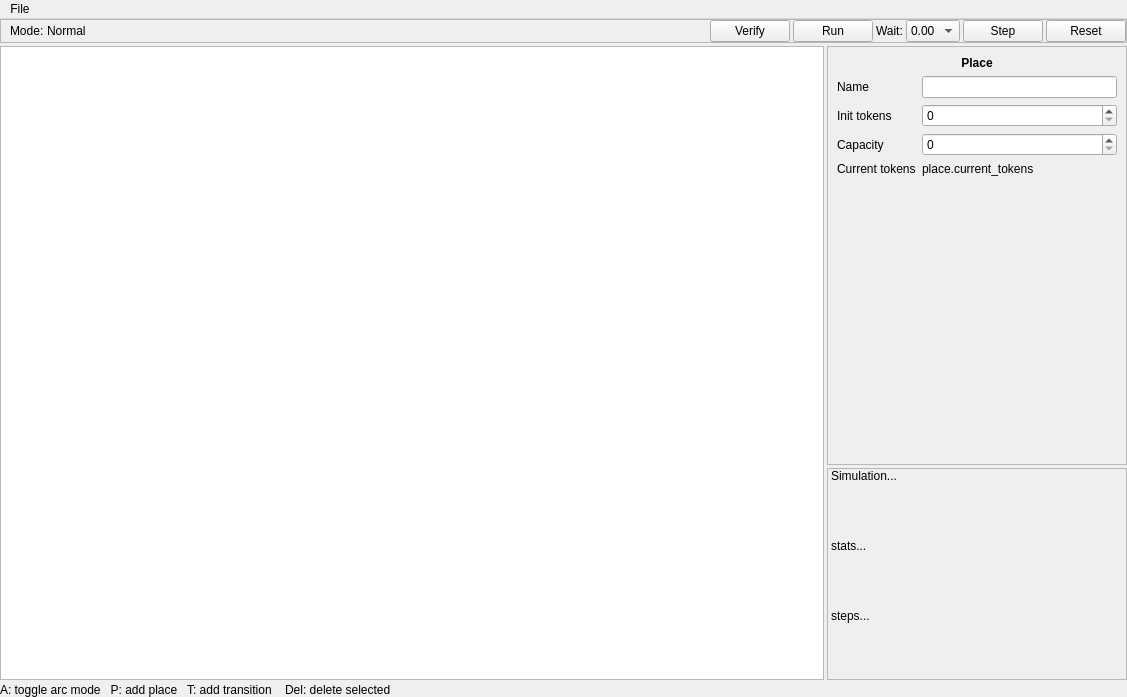
<?xml version="1.0" encoding="UTF-8"?>
<ui version="4.0">
 <class>MainWindow</class>
 <widget class="QMainWindow" name="MainWindow">
  <property name="geometry">
   <rect>
    <x>0</x>
    <y>0</y>
    <width>1127</width>
    <height>697</height>
   </rect>
  </property>
  <property name="windowTitle">
   <string>PetNetSim editor</string>
  </property>
  <widget class="QWidget" name="centralwidget">
   <layout class="QGridLayout" name="gridLayout">
    <property name="leftMargin">
     <number>0</number>
    </property>
    <property name="topMargin">
     <number>0</number>
    </property>
    <property name="rightMargin">
     <number>0</number>
    </property>
    <property name="bottomMargin">
     <number>0</number>
    </property>
    <property name="spacing">
     <number>3</number>
    </property>
    <item row="1" column="0" rowspan="2">
     <widget class="Editor" name="editor"/>
    </item>
    <item row="0" column="0" colspan="2">
     <widget class="QFrame" name="frame">
      <property name="frameShape">
       <enum>QFrame::StyledPanel</enum>
      </property>
      <property name="frameShadow">
       <enum>QFrame::Raised</enum>
      </property>
      <layout class="QHBoxLayout" name="horizontalLayout" stretch="0,1,0,0,0,0,0,0">
       <property name="spacing">
        <number>3</number>
       </property>
       <property name="topMargin">
        <number>0</number>
       </property>
       <property name="rightMargin">
        <number>0</number>
       </property>
       <property name="bottomMargin">
        <number>0</number>
       </property>
       <item>
        <widget class="QLabel" name="mode_t_label">
         <property name="text">
          <string>Mode:</string>
         </property>
        </widget>
       </item>
       <item>
        <widget class="QLabel" name="mode_label">
         <property name="text">
          <string>Normal</string>
         </property>
        </widget>
       </item>
       <item>
        <widget class="QPushButton" name="verify_pushButton">
         <property name="text">
          <string>Verify</string>
         </property>
        </widget>
       </item>
       <item>
        <widget class="QPushButton" name="simulation_run_pushButton">
         <property name="text">
          <string>Run</string>
         </property>
        </widget>
       </item>
       <item>
        <widget class="QLabel" name="sim_wait_label">
         <property name="sizePolicy">
          <sizepolicy hsizetype="Preferred" vsizetype="Preferred">
           <horstretch>0</horstretch>
           <verstretch>0</verstretch>
          </sizepolicy>
         </property>
         <property name="text">
          <string>Wait:</string>
         </property>
        </widget>
       </item>
       <item>
        <widget class="QComboBox" name="simulation_wait_comboBox">
         <item>
          <property name="text">
           <string>0.00</string>
          </property>
         </item>
         <item>
          <property name="text">
           <string>0.25</string>
          </property>
         </item>
         <item>
          <property name="text">
           <string>0.50</string>
          </property>
         </item>
         <item>
          <property name="text">
           <string>0.75</string>
          </property>
         </item>
         <item>
          <property name="text">
           <string>1.00</string>
          </property>
         </item>
         <item>
          <property name="text">
           <string>2.00</string>
          </property>
         </item>
         <item>
          <property name="text">
           <string>5.00</string>
          </property>
         </item>
        </widget>
       </item>
       <item>
        <widget class="QPushButton" name="simulation_step_pushButton">
         <property name="text">
          <string>Step</string>
         </property>
        </widget>
       </item>
       <item>
        <widget class="QPushButton" name="simulation_reset_pushButton">
         <property name="text">
          <string>Reset</string>
         </property>
        </widget>
       </item>
      </layout>
     </widget>
    </item>
    <item row="1" column="1">
     <widget class="ItemProperties" name="properties_stackedWidget">
      <property name="maximumSize">
       <size>
        <width>300</width>
        <height>16777215</height>
       </size>
      </property>
      <property name="frameShape">
       <enum>QFrame::StyledPanel</enum>
      </property>
      <property name="frameShadow">
       <enum>QFrame::Raised</enum>
      </property>
      <property name="currentIndex">
       <number>1</number>
      </property>
      <widget class="QWidget" name="empty_props_page">
       <layout class="QVBoxLayout" name="verticalLayout">
        <item>
         <widget class="QLabel" name="empty_props_label">
          <property name="text">
           <string>Nothing selected</string>
          </property>
          <property name="alignment">
           <set>Qt::AlignCenter</set>
          </property>
         </widget>
        </item>
       </layout>
      </widget>
      <widget class="QWidget" name="place_props_page">
       <layout class="QGridLayout" name="gridLayout_2" rowstretch="0,0,0,0,0,0">
        <item row="1" column="1">
         <widget class="QLineEdit" name="place_name_lineEdit"/>
        </item>
        <item row="2" column="0">
         <widget class="QLabel" name="label_2">
          <property name="text">
           <string>Init tokens</string>
          </property>
         </widget>
        </item>
        <item row="2" column="1">
         <widget class="QSpinBox" name="place_init_tokens_spinBox"/>
        </item>
        <item row="1" column="0">
         <widget class="QLabel" name="label">
          <property name="text">
           <string>Name</string>
          </property>
         </widget>
        </item>
        <item row="4" column="0">
         <widget class="QLabel" name="label_3">
          <property name="text">
           <string>Current tokens</string>
          </property>
         </widget>
        </item>
        <item row="0" column="0" colspan="2">
         <widget class="QLabel" name="label_5">
          <property name="sizePolicy">
           <sizepolicy hsizetype="Preferred" vsizetype="Fixed">
            <horstretch>0</horstretch>
            <verstretch>0</verstretch>
           </sizepolicy>
          </property>
          <property name="text">
           <string>&lt;b&gt;Place&lt;/b&gt;</string>
          </property>
          <property name="alignment">
           <set>Qt::AlignCenter</set>
          </property>
         </widget>
        </item>
        <item row="4" column="1">
         <widget class="QLabel" name="place_current_tokens_label">
          <property name="sizePolicy">
           <sizepolicy hsizetype="Preferred" vsizetype="Preferred">
            <horstretch>0</horstretch>
            <verstretch>0</verstretch>
           </sizepolicy>
          </property>
          <property name="text">
           <string>place.current_tokens</string>
          </property>
         </widget>
        </item>
        <item row="5" column="0" colspan="2">
         <spacer name="verticalSpacer">
          <property name="orientation">
           <enum>Qt::Vertical</enum>
          </property>
          <property name="sizeHint" stdset="0">
           <size>
            <width>20</width>
            <height>40</height>
           </size>
          </property>
         </spacer>
        </item>
        <item row="3" column="0">
         <widget class="QLabel" name="label_12">
          <property name="text">
           <string>Capacity</string>
          </property>
         </widget>
        </item>
        <item row="3" column="1">
         <widget class="QSpinBox" name="place_capacity_spinBox">
          <property name="maximum">
           <number>1000000000</number>
          </property>
         </widget>
        </item>
       </layout>
      </widget>
      <widget class="QWidget" name="transition_props_page">
       <layout class="QGridLayout" name="gridLayout_3">
        <item row="1" column="0">
         <widget class="QLabel" name="label_7">
          <property name="text">
           <string>Name</string>
          </property>
         </widget>
        </item>
        <item row="0" column="0" colspan="2">
         <widget class="QLabel" name="label_6">
          <property name="sizePolicy">
           <sizepolicy hsizetype="Preferred" vsizetype="Fixed">
            <horstretch>0</horstretch>
            <verstretch>0</verstretch>
           </sizepolicy>
          </property>
          <property name="text">
           <string>&lt;b&gt;Transition&lt;/b&gt;</string>
          </property>
          <property name="alignment">
           <set>Qt::AlignCenter</set>
          </property>
         </widget>
        </item>
        <item row="4" column="0" colspan="2">
         <spacer name="verticalSpacer_2">
          <property name="orientation">
           <enum>Qt::Vertical</enum>
          </property>
          <property name="sizeHint" stdset="0">
           <size>
            <width>20</width>
            <height>40</height>
           </size>
          </property>
         </spacer>
        </item>
        <item row="1" column="1">
         <widget class="QLineEdit" name="transition_name_lineEdit"/>
        </item>
        <item row="3" column="0" colspan="2">
         <widget class="QStackedWidget" name="transition_types_stackedWidget">
          <widget class="QWidget" name="transition_normal_page"/>
          <widget class="QWidget" name="transition_priority_page"/>
         </widget>
        </item>
        <item row="2" column="0" colspan="2">
         <widget class="QComboBox" name="transition_type_comboBox">
          <item>
           <property name="text">
            <string>Normal</string>
           </property>
          </item>
          <item>
           <property name="text">
            <string>Priority</string>
           </property>
          </item>
          <item>
           <property name="text">
            <string>Stochastic</string>
           </property>
          </item>
          <item>
           <property name="text">
            <string>Timed</string>
           </property>
          </item>
         </widget>
        </item>
       </layout>
      </widget>
      <widget class="QWidget" name="arc_props_page">
       <layout class="QGridLayout" name="gridLayout_4">
        <item row="0" column="0" colspan="2">
         <widget class="QLabel" name="label_9">
          <property name="sizePolicy">
           <sizepolicy hsizetype="Preferred" vsizetype="Fixed">
            <horstretch>0</horstretch>
            <verstretch>0</verstretch>
           </sizepolicy>
          </property>
          <property name="text">
           <string>&lt;b&gt;Arc&lt;/b&gt;</string>
          </property>
          <property name="alignment">
           <set>Qt::AlignCenter</set>
          </property>
         </widget>
        </item>
        <item row="1" column="1">
         <widget class="QLineEdit" name="arc_name_lineEdit"/>
        </item>
        <item row="3" column="0" colspan="2">
         <widget class="QComboBox" name="arc_type_comboBox">
          <item>
           <property name="text">
            <string>Normal</string>
           </property>
          </item>
          <item>
           <property name="text">
            <string>Inhibitor</string>
           </property>
          </item>
         </widget>
        </item>
        <item row="4" column="0" colspan="2">
         <spacer name="verticalSpacer_3">
          <property name="orientation">
           <enum>Qt::Vertical</enum>
          </property>
          <property name="sizeHint" stdset="0">
           <size>
            <width>20</width>
            <height>40</height>
           </size>
          </property>
         </spacer>
        </item>
        <item row="1" column="0">
         <widget class="QLabel" name="label_10">
          <property name="text">
           <string>Name</string>
          </property>
         </widget>
        </item>
        <item row="2" column="0">
         <widget class="QLabel" name="label_11">
          <property name="text">
           <string>Tokens</string>
          </property>
         </widget>
        </item>
        <item row="2" column="1">
         <widget class="QSpinBox" name="arc_tokens_spinBox">
          <property name="minimum">
           <number>1</number>
          </property>
          <property name="maximum">
           <number>100000000</number>
          </property>
          <property name="value">
           <number>1</number>
          </property>
         </widget>
        </item>
       </layout>
      </widget>
     </widget>
    </item>
    <item row="2" column="1">
     <widget class="QLabel" name="simulation_status_label">
      <property name="frameShape">
       <enum>QFrame::StyledPanel</enum>
      </property>
      <property name="frameShadow">
       <enum>QFrame::Raised</enum>
      </property>
      <property name="text">
       <string>Simulation...




stats...




steps...



</string>
      </property>
     </widget>
    </item>
    <item row="3" column="0" colspan="2">
     <widget class="QLabel" name="shortcuts_help_label">
      <property name="text">
       <string>A: toggle arc mode   P: add place   T: add transition    Del: delete selected</string>
      </property>
     </widget>
    </item>
   </layout>
  </widget>
  <widget class="QMenuBar" name="menubar">
   <property name="geometry">
    <rect>
     <x>0</x>
     <y>0</y>
     <width>1127</width>
     <height>22</height>
    </rect>
   </property>
   <widget class="QMenu" name="menuFile">
    <property name="title">
     <string>File</string>
    </property>
    <addaction name="actionNew"/>
    <addaction name="actionOpen"/>
    <addaction name="actionSave"/>
    <addaction name="actionSaveAs"/>
   </widget>
   <addaction name="menuFile"/>
  </widget>
  <action name="actionSave">
   <property name="text">
    <string>Save</string>
   </property>
  </action>
  <action name="actionSaveAs">
   <property name="text">
    <string>Save as</string>
   </property>
  </action>
  <action name="actionOpen">
   <property name="text">
    <string>Open</string>
   </property>
  </action>
  <action name="actionNew">
   <property name="text">
    <string>New</string>
   </property>
  </action>
 </widget>
 <customwidgets>
  <customwidget>
   <class>Editor</class>
   <extends>QGraphicsView</extends>
   <header>editor.h</header>
   <slots>
    <slot>verify_petrinet()</slot>
   </slots>
  </customwidget>
  <customwidget>
   <class>ItemProperties</class>
   <extends>QStackedWidget</extends>
   <header>editor.widgets.h</header>
   <container>1</container>
  </customwidget>
 </customwidgets>
 <resources/>
 <connections>
  <connection>
   <sender>verify_pushButton</sender>
   <signal>clicked()</signal>
   <receiver>editor</receiver>
   <slot>verify_petrinet()</slot>
   <hints>
    <hint type="sourcelabel">
     <x>1253</x>
     <y>40</y>
    </hint>
    <hint type="destinationlabel">
     <x>1244</x>
     <y>90</y>
    </hint>
   </hints>
  </connection>
 </connections>
</ui>
